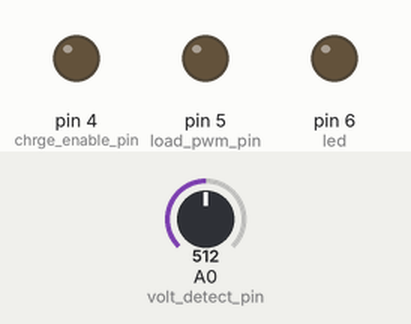
Recording of a sketch running on a simulated Arduino Uno, built with avr-gcc and run on an emulated ATmega328P. On the bench: output pins drawn as LEDs (lit = HIGH). Inputs (shaded band) come from the test bench; at power-on: A0 (volt_detect_pin) = 512.

Above: at 2.8 s.
2.9 s: A0 (volt_detect_pin) set to 643
4.4 s: A0 (volt_detect_pin) set to 670
At 6.4 s:
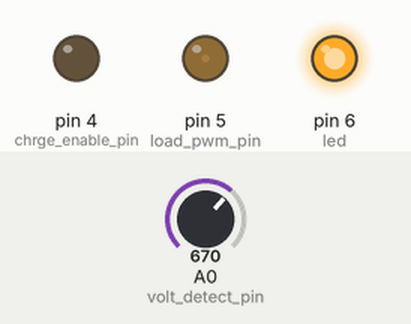
Timing chart, 0 to 7.9 s (numbered marks = the images above; inputs shaded):
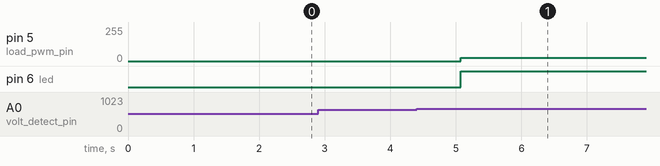

The sketch:

capacity_checker.ino
```cpp
#include <SoftwareSerial.h>

SoftwareSerial mySerial(A4, A5);


int led = 6;
int load_pwm_pin = 5;
int chrge_enable_pin = 4;
int volt_detect_pin = A0;

void setup() {
  mySerial.begin(9600);
  pinMode(led, OUTPUT);
  pinMode(chrge_enable_pin, OUTPUT);
  pinMode(load_pwm_pin, OUTPUT);

  digitalWrite(chrge_enable_pin, LOW);
  analogWrite(load_pwm_pin, 0);
}

void loop() {
  delay(1000);
  dischargeUntilEmpty();
}

void dischargeUntilEmpty() {
  int voltage = checkVoltage();
  mySerial.println(voltage);
  if (voltage > 3200) {
    dischargeOn();
  } else {
    dischargeOff();
  }
}


void dischargeOn() {
  // mySerial.println("discharging ON");
  /* 10 = 222
     15 = 320
     20 = 426
     22 = 474
     23 = 495
     24 = 516
     25 = 530ma
     40 = 830ma
  */
  analogWrite(load_pwm_pin, 23);
  digitalWrite(led, HIGH);
  delay(10);
}

void dischargeOff() {
  // mySerial.println("discharging OFF");
  analogWrite(load_pwm_pin, 0);
  digitalWrite(led, LOW);
  delay(10);
}

int checkVoltage() {
  int analog = analogRead(volt_detect_pin);
  int voltage = map(analog, 0, 1023, 0, 5000);
  return voltage;
}
```

Measured:
- the behaviour switches between 654 and 655 on A0 (volt_detect_pin) (found by bisection; images 0 and 1)
- after the input at 2.9 s, every drawn part: stays the same
- after the input at 4.4 s, pin 5 (load_pwm_pin): 0/255 → 23/255 after 0.67 s; pin 6 (led): LOW → HIGH after 0.67 s
